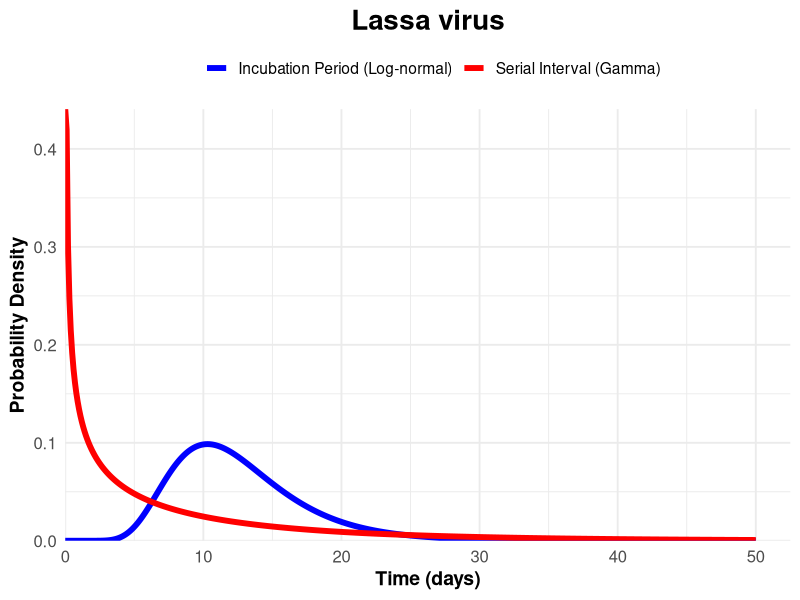

Source code (R):
rm(list = ls())

library(ggplot2)
library(stats)

# Parameters for Incubation Period (Log-normal)
# EpiLPS, Data set from Akhmetzhanov et al. 2019
meanlog <- 2.467
sdlog <- 0.367

# Parameters for Serial Interval (Gamma)
# Zhao et al. 2020	https://pmc.ncbi.nlm.nih.gov/articles/PMC7019145/
serial_mean <- 7.8
serial_sd <- 10.7
serial_variance <- serial_sd^2
serial_shape <- (serial_mean^2) / serial_variance
serial_rate <- serial_mean / serial_variance

# Probability Density Functions
incubation_pdf <- function(x) dlnorm(x, meanlog = meanlog, sdlog = sdlog)
serial_pdf <- function(x) dgamma(x, shape = serial_shape, rate = serial_rate)

# Calculate Intersection and Pre-symptomatic Transmission
intersection <- uniroot(function(x) incubation_pdf(x) - serial_pdf(x), lower = 0, upper = 10)$root
pre_symptomatic <- (pgamma(intersection, shape = serial_shape, rate = serial_rate) - 
                      plnorm(intersection, meanlog = meanlog, sdlog = sdlog)) * 100

cat("Percentage of pre-symptomatic transmission:", pre_symptomatic, "%\n")

# Visualisation
time_range <- seq(0, 50, by = 0.1)
incubation_values <- incubation_pdf(time_range)
serial_values <- serial_pdf(time_range)

# Combine data for plotting
plot_data <- data.frame(
  Time = rep(time_range, 2),
  PDF = c(incubation_values, serial_values),
  Type = rep(c("Incubation Period (Log-normal)", "Serial Interval (Gamma)"), each = length(time_range))
)

# Plot
ggplot(plot_data, aes(x = Time, y = PDF, color = Type)) +
  geom_line(size = 2.0) +
  scale_color_manual(values = c("Incubation Period (Log-normal)" = "blue", 
                                "Serial Interval (Gamma)" = "red")) +
  labs(
    title = "Lassa virus",
    x = "Time (days)",
    y = "Probability Density",
    color = ""
  ) +
  theme_minimal(base_size = 14) +
  theme(
    plot.title = element_text(face = "bold", size = 20, hjust = 0.5),
    legend.position = "top",
    axis.title = element_text(face = "bold"),
    axis.text = element_text(size = 12)
  ) +
  scale_x_continuous(expand = expansion(mult = c(0, 0.05))) +
  scale_y_continuous(expand = expansion(mult = c(0, 0.05)))
